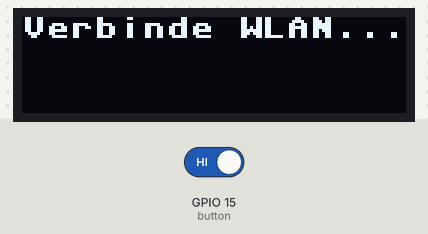
This program was run on a simulated ESP32 board running MicroPython. Shown: 128×32 one-colour display. The inputs (shaded band) are chosen by the test bench; at power-on: GPIO 15 (button) HIGH. WiFi joins after 1.5 s; web requests get an empty 200 reply after 0.4 s; threads take turns every 2 ms; files that are not in the repository are absent; library files of the repository ran but are not shown: secrets.py, ssd1306.py; what the program prints to the serial console is not drawn.

Above: at 1.1 s.
At 3.7 s:
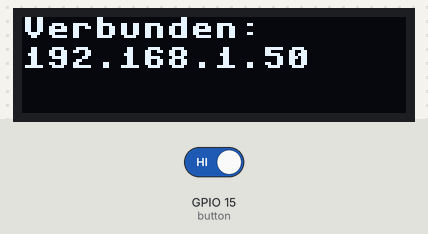
3.8 s: GPIO 15 (button) driven LOW
At 14.1 s:
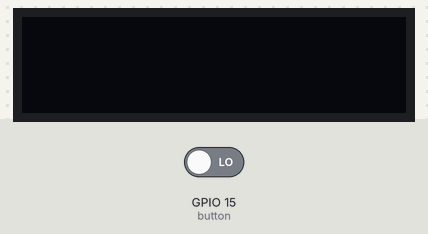
Timing chart, 0 to 15.6 s (numbered marks = the images above; inputs shaded):
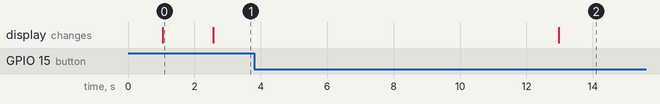

Measured:
- after the input at 3.8 s, the display: changes after 9.2 s (image 2)
- what the display in image 0 shows lasts 1.6 s, from 1.0 s to 2.6 s

The program:

main.py
```python
import time
import wifi
import server
import dwd_client
import storage

from display.oled_ssd1306 import init_display, draw_text

# --- Button Setup ---
from machine import Pin

button = Pin(15, Pin.IN, Pin.PULL_UP)
last_button_state = 1
last_switch_time = 0
screen_on = True  # Start mit eingeschaltetem Display


# OLED optional initialisieren
oled = None
try:
    oled = init_display()
except:
    print("OLED nicht gefunden – starte ohne Display.")


def safe_draw(text):
    if oled and screen_on:
        draw_text(oled, text)


def set_display_power(state: bool):
    """Display sichtbar ein-/ausschalten (SSD1306 ohne echte Power-Control)."""
    global screen_on
    screen_on = state

    if oled:
        if screen_on:
            oled.contrast(255)
            oled.fill(0)
            oled.show()
            print("Display EIN")
        else:
            oled.contrast(0)
            oled.fill(0)
            oled.show()
            print("Display AUS")


def start_webserver():
    import _thread
    _thread.start_new_thread(server.start_server, ())
    print("Webserver gestartet")


def main():

    # WLAN einmal prüfen
    safe_draw("Verbinde WLAN...")
    wlan = wifi.connect()

    if wlan.isconnected():
        ip = wlan.ifconfig()[0]
        print("WLAN aktiv:", ip)
        safe_draw("Verbunden:\n" + ip)
    else:
        print("AP aktiv unter http://192.168.4.1/")
        safe_draw("AP aktiv\n192.168.4.1")

    start_webserver()

    # Endlosschleife
    while True:
        global last_button_state, last_switch_time, screen_on

        # -------------------------
        #   🔘 BUTTON HANDLING
        # -------------------------
        current_state = button.value()

        # Button gedrückt ( = 0 ) UND entprellt
        if current_state == 0 and last_button_state == 1:
            if time.ticks_ms() - last_switch_time > 250:
                # Toggle Display
                set_display_power(not screen_on)
                last_switch_time = time.ticks_ms()

        last_button_state = current_state

        # -------------------------
        #   🌤 Wetter aktualisieren
        # -------------------------
        weather = dwd_client.fetch_weather()

        if weather:
            line1 = "{}°C {}".format(weather["temperature"], weather["condition"])
            line2 = "Wind {} m/s".format(weather["wind_speed"])
            safe_draw(line1 + "\n" + line2)

        time.sleep(10)


if __name__ == "__main__":
    main()
```

wifi.py
```python
# wifi.py – WLAN + Hotspot + AP-Fallback mit WiFi-Hardware-Reset

import network
import time
from secrets import WIFI_CREDENTIALS

AP_SSID = "ESP32_Fallback"
AP_PASSWORD = "12345678"


def reset_wifi_hardware():
    """Hard-Reset der WiFi-Hardware. Fix für iPhone-Hotspot-Fehler."""
    print("🔄 WLAN-Hardware Reset...")
    wlan = network.WLAN(network.STA_IF)
    wlan.active(False)
    time.sleep(1)
    wlan.active(True)
    time.sleep(1)
    print("✅ WLAN Reset abgeschlossen.")
    return wlan


def connect_sta():
    """Verbindet zu den WLANs aus WIFI_CREDENTIALS."""
    wlan = network.WLAN(network.STA_IF)
    wlan.active(True)

    # Wenn bereits verbunden
    if wlan.isconnected():
        return wlan

    for cred in WIFI_CREDENTIALS:
        ssid = cred["ssid"]
        pw = cred["password"]

        print(f"🔍 Versuche WLAN: {ssid}")

        try:
            wlan.connect(ssid, pw)

            for _ in range(20):
                if wlan.isconnected():
                    print(f"✅ Verbunden mit {ssid}, IP:", wlan.ifconfig()[0])
                    return wlan
                time.sleep(0.5)

            print(f"❌ Verbindung zu {ssid} fehlgeschlagen\n")

        except OSError as e:
            print("❌ OSError beim Verbinden:", e)
            wlan = reset_wifi_hardware()

    return wlan


def start_ap():
    """Startet einen eigenen Access Point als Fallback."""
    ap = network.WLAN(network.AP_IF)
    ap.active(True)
    ap.config(essid=AP_SSID, password=AP_PASSWORD, authmode=3)

    print("📡 AP-Fallback aktiv!")
    print("➡ SSID:", AP_SSID)
    print("➡ Passwort:", AP_PASSWORD)
    print("➡ IP: 192.168.4.1")
    return ap


def connect():
    """Hauptfunktion: STA → (Fehler Reset) → AP"""
    wlan = connect_sta()

    # STA erfolgreich?
    if wlan.isconnected():
        return wlan

    print("⚠️ Kein WLAN möglich → starte AP-Fallback...")
    start_ap()
    return wlan
```

server.py
```python
import socket
import storage
import network
import secrets
import machine
import gc
import time


SESSION_TOKEN = None
SESSION_TIMEOUT = 3600  # 1 Stunde
SESSION_TIMESTAMP = 0


def load_template(path):
    try:
        with open(path, "r") as f:
            return f.read()
    except:
        return "<h1>Template Fehler!</h1>"


def render_template(tpl, data):
    for key in data:
        tpl = tpl.replace("{{" + key + "}}", str(data[key]))
    return tpl


def is_logged_in():
    global SESSION_TOKEN, SESSION_TIMESTAMP
    if SESSION_TOKEN and (time.time() - SESSION_TIMESTAMP) < SESSION_TIMEOUT:
        return True
    return False


def start_session():
    global SESSION_TOKEN, SESSION_TIMESTAMP
    SESSION_TOKEN = "OK"
    SESSION_TIMESTAMP = time.time()


def end_session():
    global SESSION_TOKEN
    SESSION_TOKEN = None


def parse_post(data):
    body = data.split("\r\n\r\n")[-1]
    parts = body.split("&")
    result = {}
    for p in parts:
        if "=" in p:
            k, v = p.split("=")
            result[k] = v
    return result


def start_server():
    wlan = network.WLAN(network.STA_IF)
    addr = socket.getaddrinfo("0.0.0.0", 80)[0][-1]
    s = socket.socket()
    s.setsockopt(socket.SOL_SOCKET, socket.SO_REUSEADDR, 1)
    s.bind(addr)
    s.listen(1)

    print("Webserver läuft...")

    while True:
        cl, addr = s.accept()
        req = cl.recv(2048).decode()

        # LOGIN PAGE (GET)
        if "GET /login" in req:
            html = render_template(load_template("/web/templates/login.html"), {
                "error_msg": ""
            })
            cl.send("HTTP/1.1 200 OK\r\nContent-Type: text/html\r\n\r\n")
            cl.send(html)
            cl.close()
            continue

        # LOGIN PAGE (POST)
        if "POST /login" in req:
            post = parse_post(req)
            user = post.get("user", "")
            pw = post.get("pass", "")

            if user == secrets.WEBUSER and pw == secrets.WEBPASS:
                start_session()
                cl.send("HTTP/1.1 302 Found\r\nLocation: /admin\r\n\r\n")
            else:
                html = render_template(load_template("/web/templates/login.html"), {
                    "error_msg": "<p class='error'>Falsche Login-Daten!</p>"
                })
                cl.send("HTTP/1.1 200 OK\r\nContent-Type: text/html\r\n\r\n")
                cl.send(html)
            cl.close()
            continue

        # LOGOUT
        if "GET /logout" in req:
            end_session()
            cl.send("HTTP/1.1 302 Found\r\nLocation: /\r\n\r\n")
            cl.close()
            continue

        # ADMIN – geschützter Bereich
        if "GET /admin" in req:
            if not is_logged_in():
                cl.send("HTTP/1.1 302 Found\r\nLocation: /login\r\n\r\n")
                cl.close()
                continue

            data = {
                "wlan_ssid": wlan.config("essid") if wlan.isconnected() else "-",
                "wlan_ip": wlan.ifconfig()[0] if wlan.isconnected() else "-",
                "wlan_rssi": wlan.status("rssi") if wlan.isconnected() else "-",
                "free_ram": gc.mem_free(),
                "total_ram": gc.mem_free() + gc.mem_alloc()
            }

            html = render_template(load_template("/web/templates/admin.html"), data)
            cl.send("HTTP/1.1 200 OK\r\nContent-Type: text/html\r\n\r\n")
            cl.send(html)
            cl.close()
            continue

        # REBOOT
        if "GET /reboot" in req:
            cl.send("HTTP/1.1 200 OK\r\n\r\nNeustart...")
            cl.close()
            machine.reset()

        # STARTSEITE (öffentlich)
        weather = storage.load_json("/data/cache_weather.json")

        if not weather:
            weather = {
                "temperature": "?",
                "condition": "Keine Daten",
                "wind_speed": "?",
                "humidity": "?"
            }

        html = render_template(load_template("/web/templates/index.html"), weather)

        cl.send("HTTP/1.1 200 OK\r\nContent-Type: text/html\r\n\r\n")
        cl.send(html)
        cl.close()
```

dwd_client.py
```python
import urequests
from storage import save_json, load_json

URL = "https://api.brightsky.dev/weather?lat=52.27&lon=8.05"

def fetch_weather():
    try:
        r = urequests.get(URL)
        raw = r.json()
        r.close()

        if "weather" not in raw or len(raw["weather"]) == 0:
            print("⚠️ API liefert keine Wetterdaten!")
            return load_json("/data/cache_weather.json")

        w = raw["weather"][0]

        parsed = {
            "timestamp":      w.get("timestamp"),
            "condition":      w.get("condition"),
            "icon":           w.get("icon"),
            "temperature":    w.get("temperature"),
            "wind_speed":     w.get("wind_speed"),
            "precipitation":  w.get("precipitation"),
        }

        save_json("/data/cache_weather.json", parsed)
        return parsed

    except Exception as e:
        print("❌ API Fehler:", e)
        # Fallback
        return load_json("/data/cache_weather.json")
```

storage.py
```python
import json

def save_json(path, data):
    try:
        with open(path, "w") as f:
            f.write(json.dumps(data))
    except Exception as e:
        print("❌ Fehler beim Speichern von JSON:", e)

def load_json(path):
    try:
        with open(path, "r") as f:
            return json.loads(f.read())
    except Exception as e:
        print("⚠️ Konnte JSON nicht laden:", e)
        return {}
```

oled_ssd1306.py
```python
from machine import I2C, Pin
import config
from lib.ssd1306 import SSD1306_I2C

def init_display():
    i2c = I2C(0, scl=Pin(config.I2C_SCL), sda=Pin(config.I2C_SDA))
    oled = SSD1306_I2C(config.DISPLAY_WIDTH, config.DISPLAY_HEIGHT, i2c)
    oled.fill(0)
    oled.show()
    return oled

def draw_text(oled, text):
    oled.fill(0)
    y = 0
    for line in text.split("\n"):
        oled.text(line, 0, y)
        y += 10
    oled.show()
```

config.py
```python
# config.py – Projektweite Einstellungen

WIFI_SSID = "DEIN_WLAN_NAME"
WIFI_PASSWORD = "DEIN_PASSWORT"

DWD_ENDPOINT = "https://api.brightsky.dev/weather?lat=52.27&lon=8.05"

FETCH_INTERVAL = 300  # 5 Minuten

DISPLAY_WIDTH = 128
DISPLAY_HEIGHT = 32
I2C_SCL = 22
I2C_SDA = 21
```

boot.py
```python
import network
import socket
import time

wlan = network.WLAN(network.STA_IF)
time.sleep(1)

import uasyncio as asyncio
import uos
```
